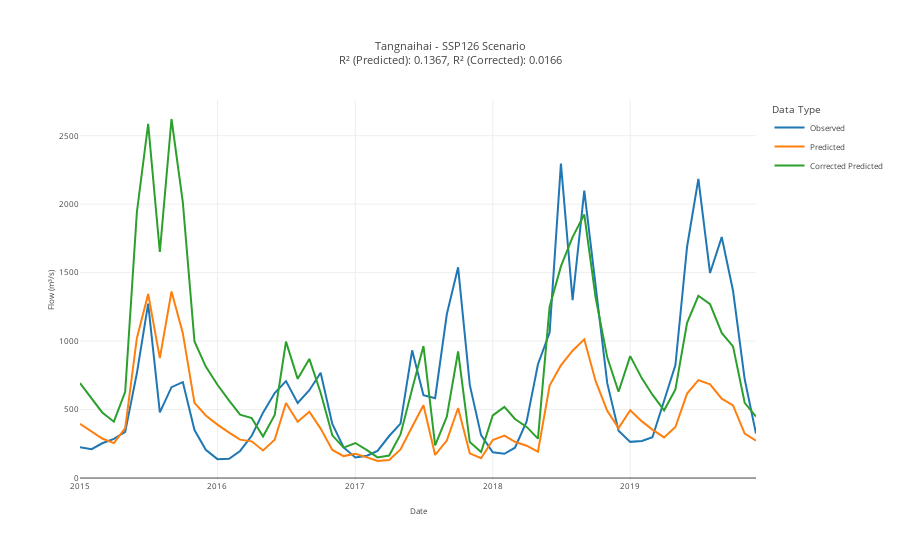
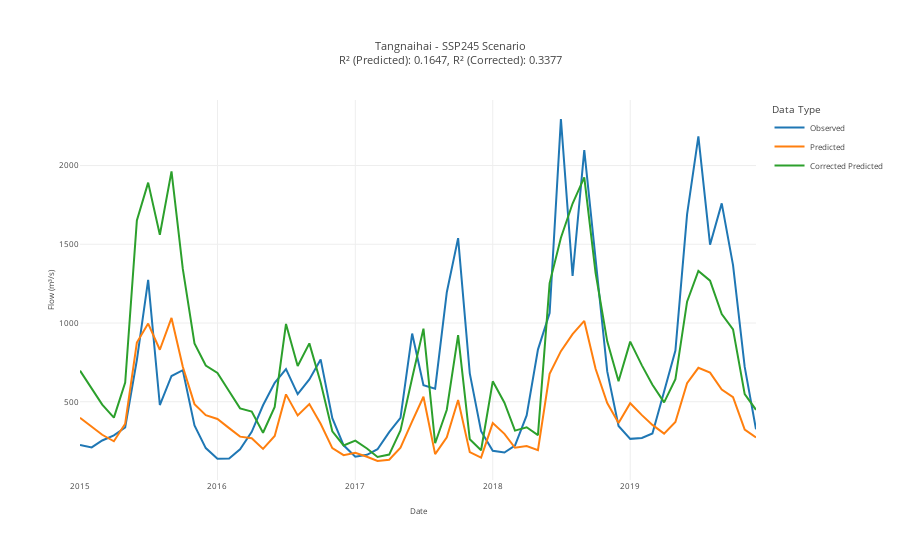
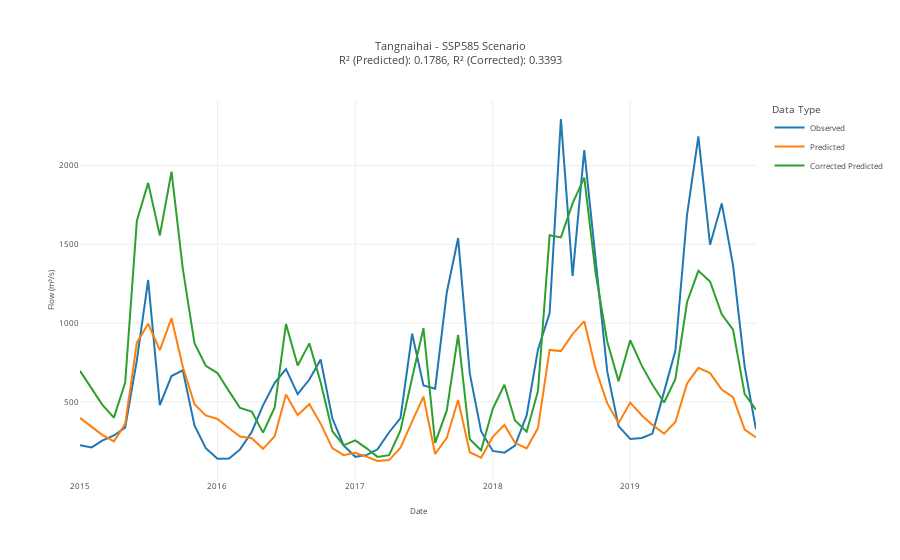
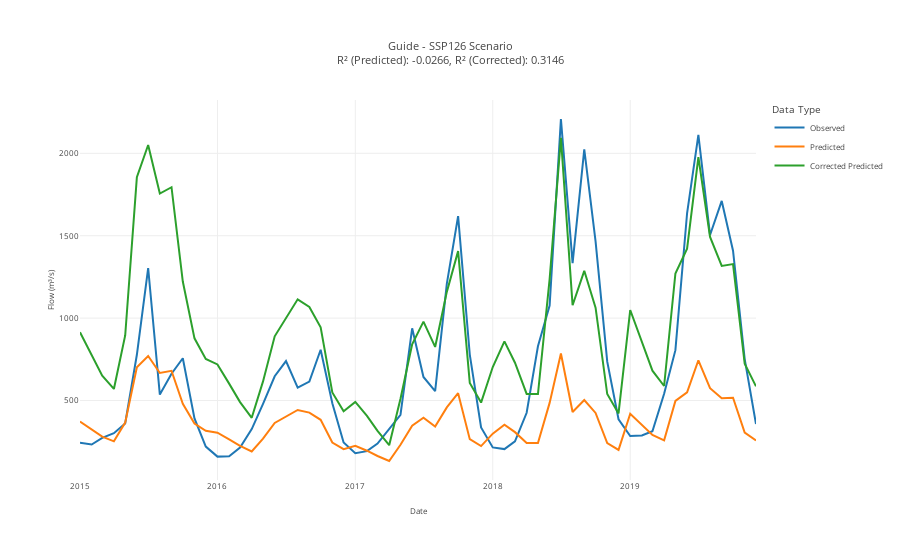

Notebook source saved alongside these figures, in order:
### Markdown cell above
Corect bias of forecats of SWAT+ using cloimate pattern data as input. The scenarios SSP126,SSP245,SSP585 of ACCESS-ESM1-5 was used. The correction method can be found in the following research.
Machine-learning- and deep-learning-based streamflow prediction  in a hilly catchment for future scenarios using CMIP6 GCM data.
The correction equation is as follows:

$Q_{bc} = \overline{Q_{ob}} + \sigma_{ob}/\sigma_{p}(Q_{pred}-\overline{Q_{p}})$

where $Q_{bc}$ is the corrected streamflow, $\overline{Q_{ob}}$ is the historical monthly average streamflow, $\sigma_{ob}$ is the standard deviation of historical monthly streamflow, $Q_{pred}$ is the predicted streamflow, and $\overline{Q_{p}}$ is the historical monthly average predicted streamflow.

### Code cell
for hydro_station in hydro_stations:
    his_obs_df = pd.read_csv(f'../data/{hydro_station.lower()}_natural_monthly_flow.csv',index_col=['date'],parse_dates=['date'])
    his_obs_df = his_obs_df.loc['1983-01-01':'2007-12-31',:]
    his_obs_mean = his_obs_df['flow(m^3/s)'].mean()
    his_obs_std = his_obs_df['flow(m^3/s)'].std()

    his_sim_df = pd.read_csv(f'../result/HistoricalSimulationWithClimatePatternIn(ACCESS)/Channel_{hydrostation_channel[hydro_station]}_Monthly_River-Flow_{hydro_station.lower()}_1983_2007.csv',index_col=['Date'],parse_dates=['Date'])
    his_sim_mean = his_sim_df['Value'].mean()
    his_sim_std = his_sim_df['Value'].std()

    for scenario in ['ssp126','ssp245','ssp585']:
        pred_df_swatp_ssp = pd.read_csv(f'../result/SWATPlusPredUsingClimatePatternData/{hydro_station}_SWATPlus_pred_obs_{scenario}_2015_2019.csv',index_col=['date'],parse_dates=['date'])
        corrected_pred_df_swatp_ssp = his_obs_mean + his_obs_std/his_sim_std*(pred_df_swatp_ssp['pred']-his_sim_mean)
        print('his_obs_std={},his_sim_std={}'.format(his_obs_std,his_sim_std))
        print('pred_df_swatp_ssp={},his_sim_mean={}'.format(pred_df_swatp_ssp['pred'],his_sim_mean))
        
        df = pd.DataFrame({'obs':pred_df_swatp_ssp['obs'].values,'pred':pred_df_swatp_ssp['pred'].values,'corrected_pred':corrected_pred_df_swatp_ssp.values},index=pred_df_swatp_ssp.index)
        df.to_csv(f'../result/SWATPlusPredUsingClimatePatternData/{hydro_station}_SWATPlus_pred_obs_{scenario}_2015_2019_corrected_using_historical_mean_std.csv')
        pred_r2 = r2_score(df['obs'],df['pred'])
        corrected_pred_r2 = r2_score(df['obs'],df['corrected_pred'])
        
        fig = go.Figure()
        fig.add_trace(go.Scatter(x=df.index, y=df['obs'], mode='lines', name='Observed'))
        fig.add_trace(go.Scatter(x=df.index, y=df['pred'], mode='lines', name='Predicted'))
        fig.add_trace(go.Scatter(x=df.index, y=df['corrected_pred'], mode='lines', name='Corrected Predicted'))
        
        
        fig.update_layout(
            title=f'{hydro_station} - {scenario.upper()} Scenario<br>R² (Predicted): {pred_r2:.4f}, R² (Corrected): {corrected_pred_r2:.4f}',
            xaxis_title='Date',
            yaxis_title='Flow (m³/s)',
            legend_title='Data Type',
            template=plot_template
        )
        
        fig.show()
